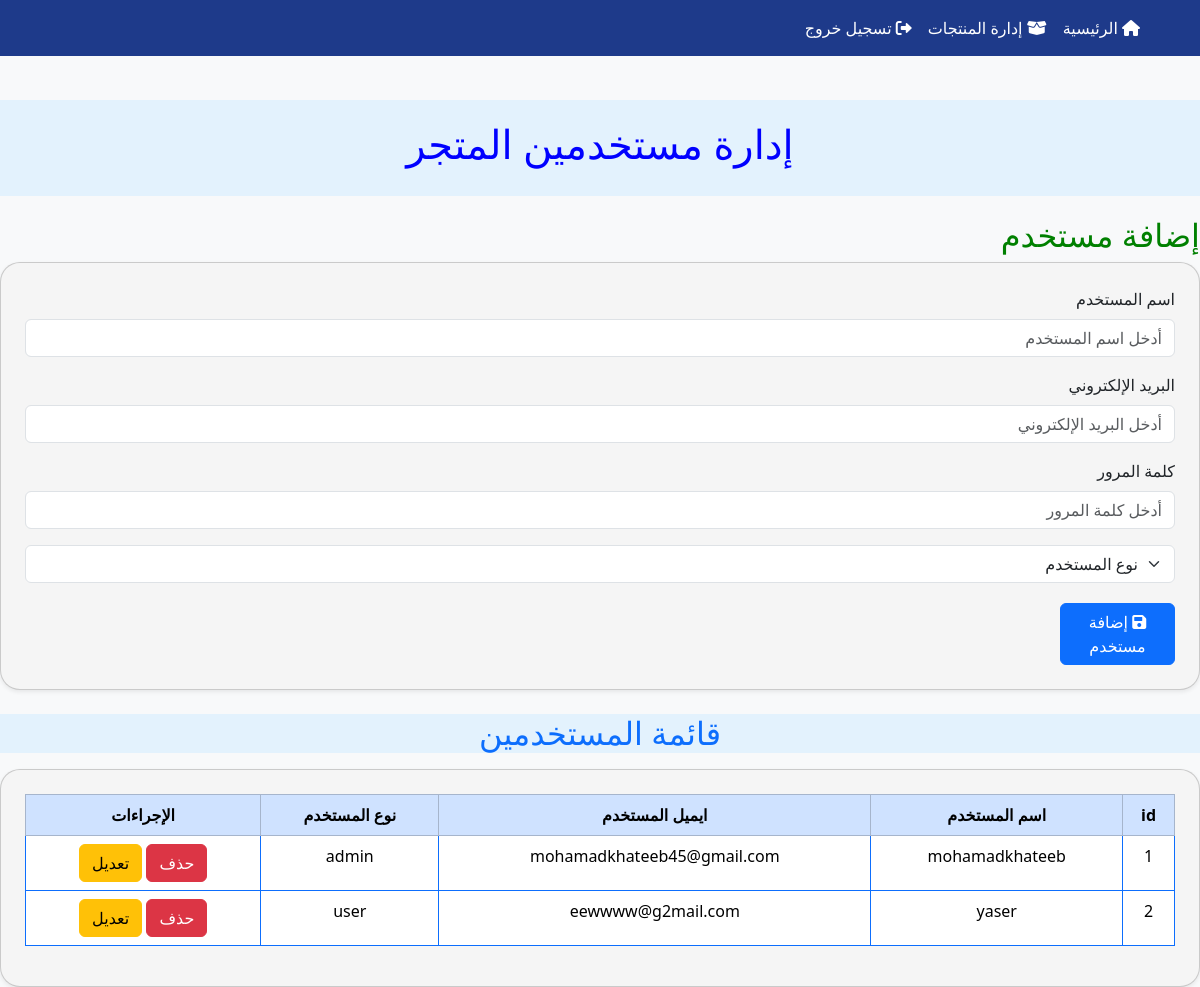
/users.php (signed in), run on the app's committed database.
### tables this page shows
CREATE TABLE `users` (
  `id` int(11) NOT NULL,
  `username` varchar(100) NOT NULL,
  `email` varchar(100) NOT NULL,
  `password` varchar(255) NOT NULL,
  `role` varchar(50) DEFAULT 'user'
);

### users.php (the view, shortened to what this page needs)
<?php
$serverName = "localhost";
$username = "root";
$password = "";
$databaseName = "database";
$conn = new mysqli($serverName, $username, $password, $databaseName);
$sql = "SELECT * FROM users";
$res = $conn->query($sql);
$users = [];
if ($res && $res->num_rows > 0) {
    $users = $res->fetch_all(MYSQLI_ASSOC);
}
?>
<!DOCTYPE html>
<html lang="en" dir="rtl">
<head>
    <link rel="stylesheet" href="https://cdnjs.cloudflare.com/ajax/libs/font-awesome/6.0.0-beta3/css/all.min.css">
    <link href="https://cdn.jsdelivr.net/npm/bootstrap@5.3.6/dist/css/bootstrap.min.css" rel="stylesheet">
</head>
<body>
<header style="display: flex; flex-direction: column; gap: 20px;">
<nav class="navbar navbar-expand-lg navbar-custom fixed-top">
    <div class="container-fluid">
        <div class="collapse navbar-collapse" id="navbarNav">
            <ul class="navbar-nav">
                 <li class="nav-item">
                    <a href="index.php" class="nav-link text-white">
                        <i class="fa-solid fa-house"></i> الرئيسية
                    </a>
                </li>
                <li class="nav-item">
                    <a class="nav-link text-white" href="products.php">
                    <i class="fa-solid fa-box-open"></i> إدارة المنتجات
                    </a>
                <li class="nav-item">
                    <a class="nav-link text-white" href="logout.php">
                    <i class="fa-solid fa-right-from-bracket"></i> تسجيل خروج
                    </a>
                </li>
            </ul>
        </div>
    </div>
</nav>
    <div style="background-color: #E3F2FD; padding: 20px; text-align: center; color: blue;">
        <h1>إدارة مستخدمين المتجر</h1>
    </div>
    <h2 style="color: green;">إضافة مستخدم</h2>
</header>
<div class="card p-4 shadow-sm mb-4" style="background: #F5F5F5; border-radius: 20px;">
    <form method="POST">
        <div class="mb-3">
            <label for="name" class="form-label">اسم المستخدم</label>
            <input type="text" class="form-control" name="name" placeholder="أدخل اسم المستخدم">
        </div>
        <div class="mb-3">
            <label for="email" class="form-label">البريد الإلكتروني</label>
            <input type="email" class="form-control" name="email" placeholder="أدخل البريد الإلكتروني">
        </div>
        <div class="mb-3">
            <label for="password" class="form-label">كلمة المرور</label>
            <input type="password" class="form-control" name="password" placeholder="أدخل كلمة المرور">
        </div>
        <div style="display: flex; flex-direction: column; gap: 20px;">
            <select name="role" class="form-select">
                <option selected disabled>نوع المستخدم</option>
            </select>
            <button name="add" class="btn btn-primary" style="width: 10%;"><i class="fas fa-save"></i> إضافة مستخدم</button>
        </div>
    </form>
</div>
<h2 class="text-center text-primary mb-3" style="background-color: #E3F2FD;">قائمة المستخدمين</h2>
<div class="card p-4 shadow-sm" style="border-radius: 20px; background-color: #F5F5F5;">
    <table class="table table-bordered border-primary text-center">
        <thead class="table-primary">
            <tr>
                <th>id</th>
                <th>اسم المستخدم</th>
                <th>ايميل المستخدم</th>
                <th>نوع المستخدم</th>
                <th>الإجراءات</th>
            </tr>
        </thead>
        <tbody>
          <?php  $idcount=0; ?>
            <?php foreach ($users as $user): ++$idcount  ?>
                <tr>
                    <td><?= $idcount; ?></td>
                    <td><?= htmlspecialchars($user['username']); ?></td>
                    <td><?= htmlspecialchars($user['email']); ?></td>
                    <td><?= htmlspecialchars($user['role']); ?></td>
                    <td>
                        <a href="users.php?delete=<?= $user['id'] ?>" class="btn btn-danger">حذف</a>
                        <a href="updateuser.php?update=<?= $user['id'] ?>" class="btn btn-warning">تعديل</a>
                    </td>
                </tr>
            <?php endforeach; ?>
        </tbody>
    </table>
</div>
</body>
</html>

### users.php (style rules this page uses)
.navbar-custom { background: #1E3A8A; }
body { background-color: #f8f9fa; margin-top: 100px; }
.card { border-radius: 20px; background-color: #ffffff; box-shadow: 0 4px 8px rgba(0, 0, 0, 0.1); }

### data on the page
users: username "mohamadkhateeb", email "mohamadkhateeb45@gmail.com", role "admin"
users: username "yaser", email "eewwww@g2mail.com", role "user"
